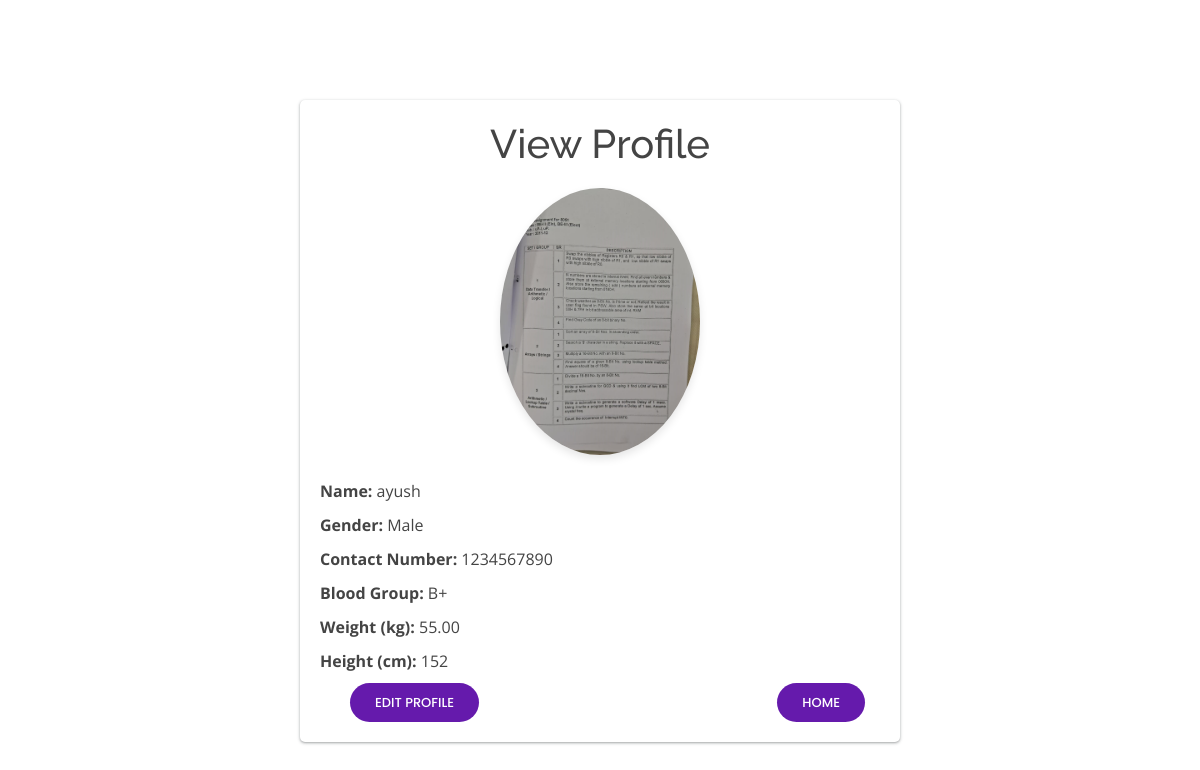
The app's page /profile/ (signed in) with its own data.
### health_app/models.py (models this page shows, shortened)
class UserProfile(models.Model):
    user = models.OneToOneField(User, on_delete=models.CASCADE)
    name = models.CharField(max_length=255, default='')
    gender = models.CharField(max_length=10, choices=[('Male', 'Male'), ('Female', 'Female'), ('Other', 'Other')], default='Male')
    contact_no = models.CharField(max_length=15, default='')
    blood_group = models.CharField(max_length=5, default='')
    weight_kg = models.DecimalField(max_digits=5, decimal_places=2, null=True, blank=True, default=None)
    height_cm = models.PositiveIntegerField(null=True, blank=True, default=None)
    profile_image = models.ImageField(upload_to='profile_images/', null=True, blank=True, default=default_profile_image_path)

### health_app/views.py (the view)
# urls.py: path('profile/', views.view_profile, name='view_profile'),
@login_required
def view_profile(request):
    user_profile = UserProfile.objects.get(user=request.user)
    return render(request, 'view_profile.html', {'user_profile': user_profile})

### health_app/templates/view_profile.html (shortened to what this page needs)
{% extends 'base3.html' %}
{% block content %}
<div class="container" style="max-width: 600px; margin-top: 100px; padding: 20px; background-color: #fff; border-radius: 5px; box-shadow: rgba(60, 64, 67, 0.3) 0px 1px 2px 0px, rgba(60, 64, 67, 0.15) 0px 1px 3px 1px;">
    <h1 style="text-align: center; margin-bottom: 20px;">View Profile</h1>
    <div class="text-center">
        <img src="{{ user_profile.profile_image.url }}" alt="Profile Image" class="img-fluid rounded-circle" style="max-width: 200px; height: auto; border-radius: 50%; box-shadow: 0 4px 8px rgba(0, 0, 0, 0.1);">
    </div>
    <div class="mt-4" style="margin-top: 1.5rem;">
        <p style="margin: 10px 0;"><strong>Name:</strong> {{ user_profile.name }}</p>
        <p style="margin: 10px 0;"><strong>Gender:</strong> {{ user_profile.gender }}</p>
        <p style="margin: 10px 0;"><strong>Contact Number:</strong> {{ user_profile.contact_no }}</p>
        <p style="margin: 10px 0;"><strong>Blood Group:</strong> {{ user_profile.blood_group }}</p>
        <p style="margin: 10px 0;"><strong>Weight (kg):</strong> {{ user_profile.weight_kg }}</p>
        <p style="margin: 10px 0;"><strong>Height (cm):</strong> {{ user_profile.height_cm }}</p>
    </div>
    <div class="navbar">
    <a href="{% url 'edit_profile' %}" class="getstarted" >Edit Profile</a>
    <a href="{% url 'homepage' %}" class="getstarted" >HOME</a>
    </div>
</div>
{% endblock %}

### foodie/static/assets/css/style.css (style rules this page uses)
body { font-family: "Open Sans", sans-serif; color: #444444; }
a { color: #009970; text-decoration: none; }
h1, h2, h3, h4, h5, h6 { font-family: "Raleway", sans-serif; }
.navbar { padding: 0; }
.navbar a, .navbar a:focus { display: flex; align-items: center; justify-content: space-between; padding: 10px 0 10px 30px; color: #36343a; transition: 0.3s; font-size: 13px; font-weight: 500; text-transform: uppercase; font-family: "Poppins", sans-serif; white-space: nowrap; transition: 0.3s; }
.navbar .getstarted, .navbar .getstarted:focus { background: #009970; padding: 10px 25px; margin-left: 30px; margin-right: 15px; border-radius: 50px; color: #fff; }

### health_app/templates/base3.html (style rules this page uses)
body { font-family: "Open Sans", sans-serif; color: #444444; }
a { color: rgb(101, 26, 172); text-decoration: none; }
h1, h2, h3, h4, h5, h6 { font-family: "Raleway", sans-serif; }
.navbar { padding: 0; }
.navbar a, .navbar a:focus { display: flex; align-items: center; justify-content: space-between; padding: 10px 0 10px 30px; color: #36343a; transition: 0.3s; font-size: 13px; font-weight: 500; text-transform: uppercase; font-family: "Poppins", sans-serif; white-space: nowrap; transition: 0.3s; }
.navbar .getstarted, .navbar .getstarted:focus { background: rgb(101, 26, 172); padding: 10px 25px; margin-left: 30px; margin-right: 15px; border-radius: 50px; color: #fff; }

### records on screen
UserProfile: profile_image (picture), name "ayush", gender "Male", contact_no "1234567890", blood_group "B+", weight_kg "55.00", height_cm "152"
